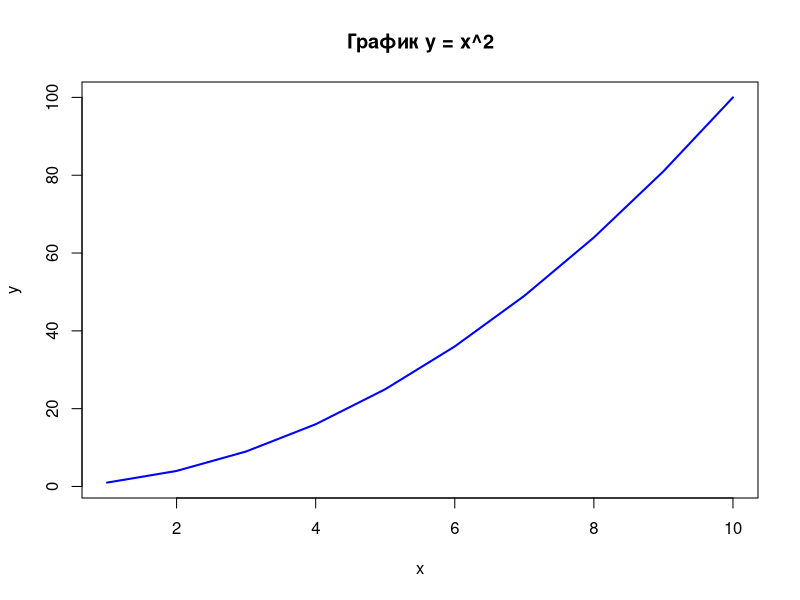

The R script that drew this image:
# Подготовим данные для графика y = x^2
x_values <- 1:10             # x от 1 до 10
y_values <- x_values^2       # y = x^2

# Построим линейный график y от x
plot(x_values, y_values, type = "l", col = "blue", lwd = 2,
     main = "График y = x^2",    # заголовок графика
     xlab = "x",                # подпись оси X
     ylab = "y")                # подпись оси Y
